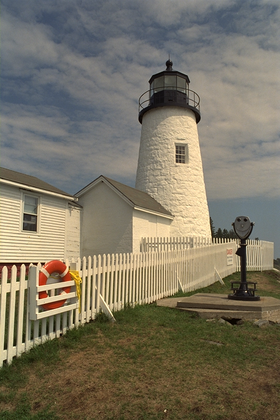
%> input picture Dataset/Part B/IMG_6.png, 280 x 420 px, shrunk from 512 x 768 before the run
$ octave adaptive_nonlinear_stretching.m   (GNU Octave 9; MATLAB toolbox functions it lacks are replaced by stand-ins)
%> lines starting %> are read from the running program, lines starting %| are printed output that depends on the picture
close all;
clear all;
clc
%%================================================================================================
D = '../Dataset/Part A/';
% D = '../Dataset/Part B/';
S = fullfile(pwd, D, 'IMG_6.png');
im = imread(S); % Read the Image
%> im is the input picture: size 420x280x3 uint8; mean R, G, B 122.5, 115.5, 98.2
hsv_x = rgb2hsv(im);
%> hsv_x: size 420x280x3 double; mean H, S, V 0.242, 0.275, 0.495

i = hsv_x(:,:,3);
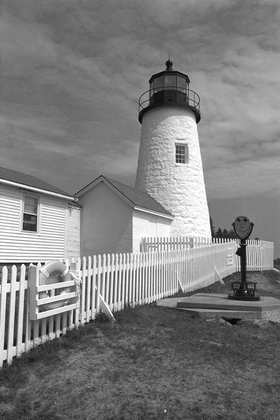
%> i: size 420x280 double; min 0.00392, max 1, mean 0.495
% i255 = uint8(i*255);

hsv_y = adapt_nonlinear_stretch(i);
%i_new = double(hsv_y)/255.0;
hsv_x(:,:,3) = hsv_y;
y =  hsv2rgb(hsv_x);

figure; imshow(im), title('Original Image');
figure; imshow(y), title('Adaptive Non Linear Stretched Image')

brisque_orig_img = round(brisque(im), 4);
% [5 lines not run here, left out]
function threshold = otsu_threshold(I)
    [counts,x] = imhist(I);
%> counts = 256 values, max 1937 at index 121, min 0 at index 1, mean 459.4; x = 256 values from 0 to 1
    threshold = otsuthresh(counts);
%> threshold = 0.58
end


function [px, xpx] = ret_px_xpx(PDF, low, high)
    px = sum(PDF(low+1:high));
    xpx = 0;
    for i=low:high
       xpx = xpx + double(i/255) * PDF(i+1);
    end
end


function hist = calc_hist(x)
    [M,N]=size(x); % get size of image
%> M = 420; N = 280
    total_pixels = M*N;
%> total_pixels = 117600

    for i=0:255
       PDF(i+1)=sum(sum(x==i))/total_pixels; %hist of input image
    end
%> after the loop, PDF = 256 values, max 0.0165 at index 121, min 0 at index 1, mean 0.00391
    hist = PDF;
%> hist has the same summary as PDF
end

function kbar = calc_kbar(x, b)
    ybar = 0.5;                       %%% Given in paper

    x255 = uint8(x*255);
    x_hist = calc_hist(x255);
%> x_hist has the same summary as PDF in calc_hist
    b_255 = uint8(b*255);
%> b_255 = 148

    [b1, a1] = ret_px_xpx(x_hist, b_255, 255);
%> in ret_px_xpx, `px = sum(PDF(low+1:high));`: px = 0.251
%> the loop in ret_px_xpx, `for i=low:high` made 108 passes
%> xpx on passes 1 to 12: 0.00418, 0.00853, 0.0134, 0.0183, 0.023, 0.0287, 0.0342, 0.039, 0.044, 0.0489, 0.0534, 0.0581
%> after the loop in ret_px_xpx, `for i=low:high`: xpx = 0.252
%> b1 = 0.251; a1 = 0.252
    [X, c1] = ret_px_xpx(x_hist, 0, b_255);
%> the loop in ret_px_xpx (call 2), `for i=low:high` made 149 passes
%> X = 0.743; c1 = 0.121
    [X, e1] = ret_px_xpx(x_hist, 0, 255);
%> X = 0.993; e1 = 0.495
    d1 = b1;
%> d1 = 0.251

    num = (1-b) * ybar - a1 + b * b1;
%> num = 0.103
    den = c1 + b * d1 - b * e1;
%> den = -0.0208
    kbar = b * (num/den);
%> kbar = -2.88
end

function y = adapt_nonlinear_stretch(x)

    b = otsu_threshold(x);            %%% In range 0-1
    kbar = calc_kbar(x, b);
%> kbar = -2.88

    xmin = double(min(x(:)));
%> xmin = 0.00392
    xmax = double(max(x(:)));
%> xmax = 1

    mu = 0.2;  %%%% Parameter lie between [0, 1]
    %mu = mean(x(:));

    k_low = (1 - mu)*b;
%> k_low = 0.464
    k_high = mu + (1 - mu)*b;
%> k_high = 0.664

    if kbar > k_high
        k = k_high;
    elseif kbar <= k_high && kbar >= k_low
        k = kbar;
    else
        k = k_low;
%> k = 0.464
    end

    [M,N]=size(x); % get size of image
%> M = 420; N = 280
    y = x;
    for i = 1:M
        for j = 1:N
          if x(i, j) <= xmin
              y(i, j) = 0;
          elseif x(i, j) > xmin && x(i, j) <= b
              y(i, j) = (k/(b - xmin))*(x(i, j) - xmin);
          elseif x(i, j) > b && x(i, j) < xmax
              y(i, j) = k + ((1 - k)/(xmax - b))*(x(i, j) - b);
          else
              y(i, j) = 1;
          end
        end
    end
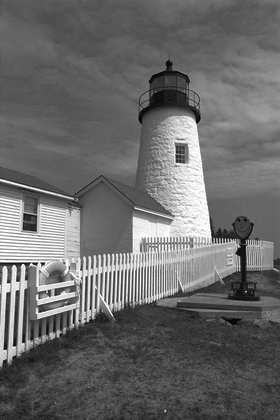
%> y: size 420x280 double; min 0, max 1, mean 0.417
%> `hsv_x(:,:,3) = hsv_y;`: hsv_x: size 420x280x3 double; mean H, S, V 0.242, 0.275, 0.417
%> `y =  hsv2rgb(hsv_x);`:
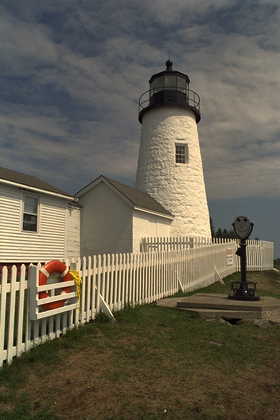
%> y: size 420x280x3 double; mean R, G, B 0.405, 0.381, 0.323
%> the run ends on the next line
end

$ run again, with Dataset/Part B/IMG_1.png copied over Dataset/Part B/IMG_6.png
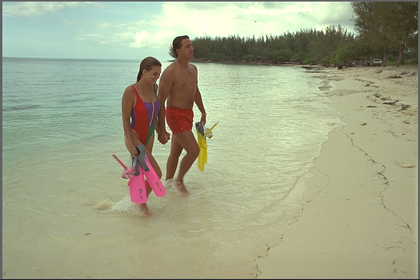
%> input picture Dataset/Part B/IMG_1.png, 420 x 280 px, shrunk from 768 x 512 before the run
%> im is the input picture: size 280x420x3 uint8; mean R, G, B 161.6, 167, 137.9
%> `i = hsv_x(:,:,3);`:
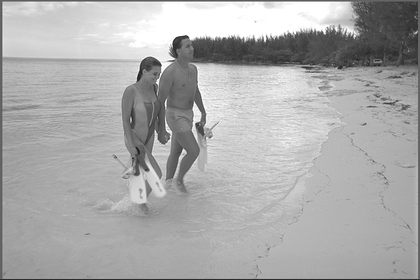
%> i: size 280x420 double; min 0.102, max 1, mean 0.671
%> counts = 256 values, max 4582 at index 256, min 0 at index 1, mean 459.4; x = 256 values from 0 to 1
%> threshold = 0.541
%> after the loop in calc_hist, `for i=0:255`: PDF = 256 values, max 0.039 at index 256, min 0 at index 1, mean 0.00391
%> hist has the same summary as PDF
%> x_hist has the same summary as PDF in calc_hist
%> b_255 = 138
%> px = 0.797
%> the loop in ret_px_xpx, `for i=low:high` made 118 passes
%> xpx on passes 1 to 8: 0.00106, 0.00219, 0.00326, 0.0043, 0.00528, 0.0064, 0.00752, 0.00868
%> after the loop in ret_px_xpx, `for i=low:high`: xpx = 0.799
%> b1 = 0.797; a1 = 0.799
%> the loop in ret_px_xpx (call 2), `for i=low:high` made 139 passes
%> in calc_kbar, `[X, c1] = ret_px_xpx(x_hist, 0, b_255);`: X = 0.164; c1 = 0.0121
%> in calc_kbar, `[X, e1] = ret_px_xpx(x_hist, 0, 255);`: X = 0.961; e1 = 0.671
%> d1 = 0.797
%> num = -0.139
%> den = 0.0801
%> in calc_kbar, `kbar = b * (num/den);`: kbar = -0.936
%> xmin = 0.102
%> xmax = 1
%> k_low = 0.433
%> k_high = 0.633
%> k = 0.433
%> `y =  hsv2rgb(hsv_x);`:
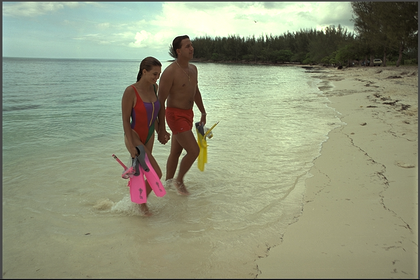
%> y: size 280x420x3 double; mean R, G, B 0.567, 0.588, 0.487

$ run again, with Dataset/Part B/IMG_10.png copied over Dataset/Part B/IMG_6.png
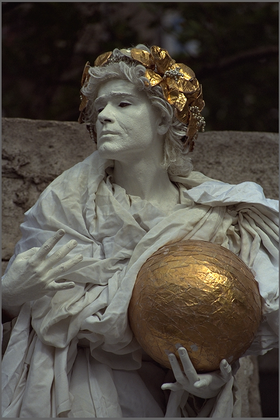
%> input picture Dataset/Part B/IMG_10.png, 280 x 420 px, shrunk from 512 x 768 before the run
%> im is the input picture: size 420x280x3 uint8; mean R, G, B 82.7, 77.1, 69
%> `i = hsv_x(:,:,3);`:
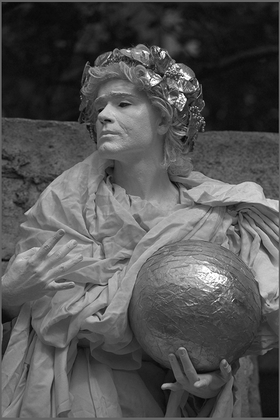
%> i: size 420x280 double; min 0.00392, max 1, mean 0.329
%> counts = 256 values, max 2125 at index 19, min 0 at index 1, mean 459.4; x = 256 values from 0 to 1
%> threshold = 0.345
%> after the loop in calc_hist, `for i=0:255`: PDF = 256 values, max 0.0181 at index 19, min 0 at index 1, mean 0.00391
%> hist has the same summary as PDF
%> x_hist has the same summary as PDF in calc_hist
%> b_255 = 88
%> px = 0.449
%> the loop in ret_px_xpx, `for i=low:high` made 168 passes
%> xpx on passes 1 to 3: 0, 0, 0
%> after the loop in ret_px_xpx, `for i=low:high`: xpx = 0.198
%> b1 = 0.449; a1 = 0.198
%> the loop in ret_px_xpx (call 2), `for i=low:high` made 89 passes
%> in calc_kbar, `[X, c1] = ret_px_xpx(x_hist, 0, b_255);`: X = 0.551; c1 = 0
%> in calc_kbar, `[X, e1] = ret_px_xpx(x_hist, 0, 255);`: X = 0.999; e1 = 0.329
%> d1 = 0.449
%> num = 0.284
%> den = 0.0413
%> in calc_kbar, `kbar = b * (num/den);`: kbar = 2.37
%> xmin = 0.00392
%> xmax = 1
%> k_low = 0.276
%> k_high = 0.476
%> `y =  hsv2rgb(hsv_x);`:
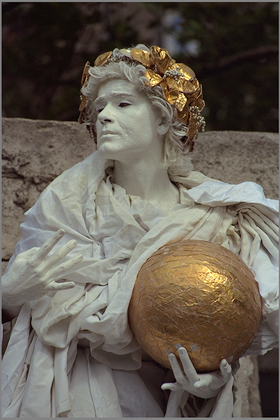
%> y: size 420x280x3 double; mean R, G, B 0.406, 0.376, 0.337

$ run again, with Dataset/Part B/IMG_11.png copied over Dataset/Part B/IMG_6.png
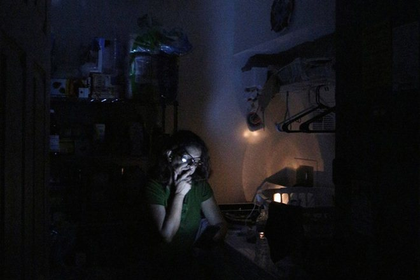
%> input picture Dataset/Part B/IMG_11.png, 420 x 280 px, shrunk from 660 x 440 before the run
%> im is the input picture: size 280x420x3 uint8; mean R, G, B 19.3, 19.2, 22.6
%> `i = hsv_x(:,:,3);`:
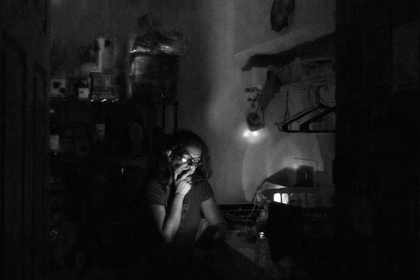
%> i: size 280x420 double; min 0, max 1, mean 0.0986
%> counts = 256 values, max 9582 at index 7, min 0 at index 232, mean 459.4; x = 256 values from 0 to 1
%> threshold = 0.184
%> after the loop in calc_hist, `for i=0:255`: PDF = 256 values, max 0.0815 at index 7, min 0 at index 232, mean 0.00391
%> hist has the same summary as PDF
%> x_hist has the same summary as PDF in calc_hist
%> b_255 = 47
%> px = 0.16
%> after the loop in ret_px_xpx, `for i=low:high`: xpx = 0.00801
%> b1 = 0.16; a1 = 0.00801
%> the loop in ret_px_xpx (call 2), `for i=low:high` made 48 passes
%> in calc_kbar, `[X, c1] = ret_px_xpx(x_hist, 0, b_255);`: X = 0.84; c1 = 0
%> in calc_kbar, `[X, e1] = ret_px_xpx(x_hist, 0, 255);`: X = 1; e1 = 0.0986
%> d1 = 0.16
%> num = 0.429
%> den = 0.0113
%> in calc_kbar, `kbar = b * (num/den);`: kbar = 7.02
%> xmin = 0
%> xmax = 1
%> k_low = 0.147
%> k_high = 0.347
%> `y =  hsv2rgb(hsv_x);`:
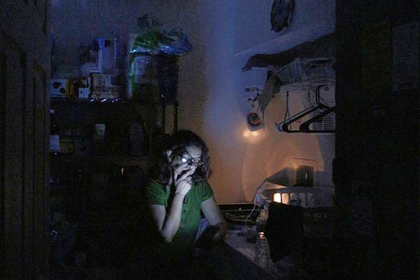
%> y: size 280x420x3 double; mean R, G, B 0.125, 0.126, 0.149
